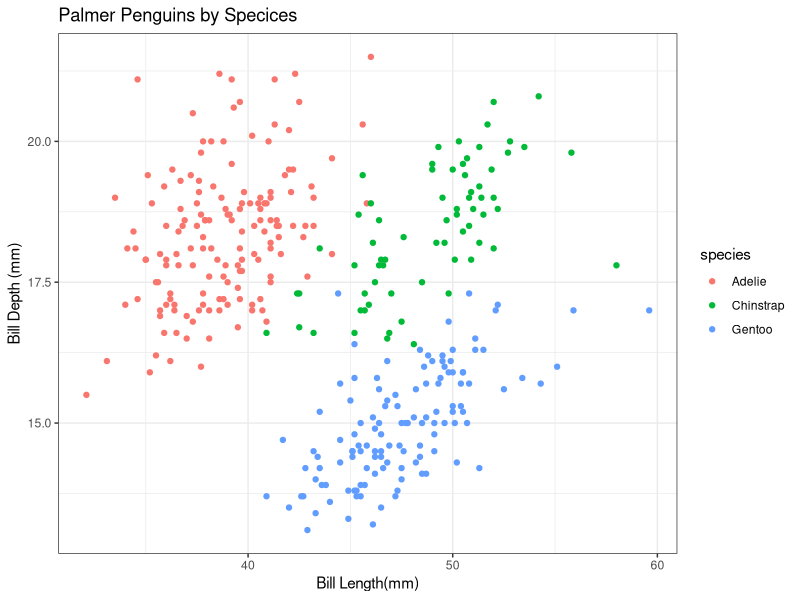

Write R code to recreate this figure.
# Setup -------------------------------------------------------------------
## Making an example we can push to GitHub
## Brooke Alhanti
## Fall 2025

library(palmerpenguins)
library(ggplot2)

ggplot(penguins, aes(x=bill_length_mm, y=bill_depth_mm, color=species)) +
  geom_point() +
  xlab("Bill Length(mm)") + ylab("Bill Depth (mm)") +
  theme_bw() +
  ggtitle("Palmer Penguins by Specices")


mean(penguins$bill_depth_mm, na.rm=TRUE)




